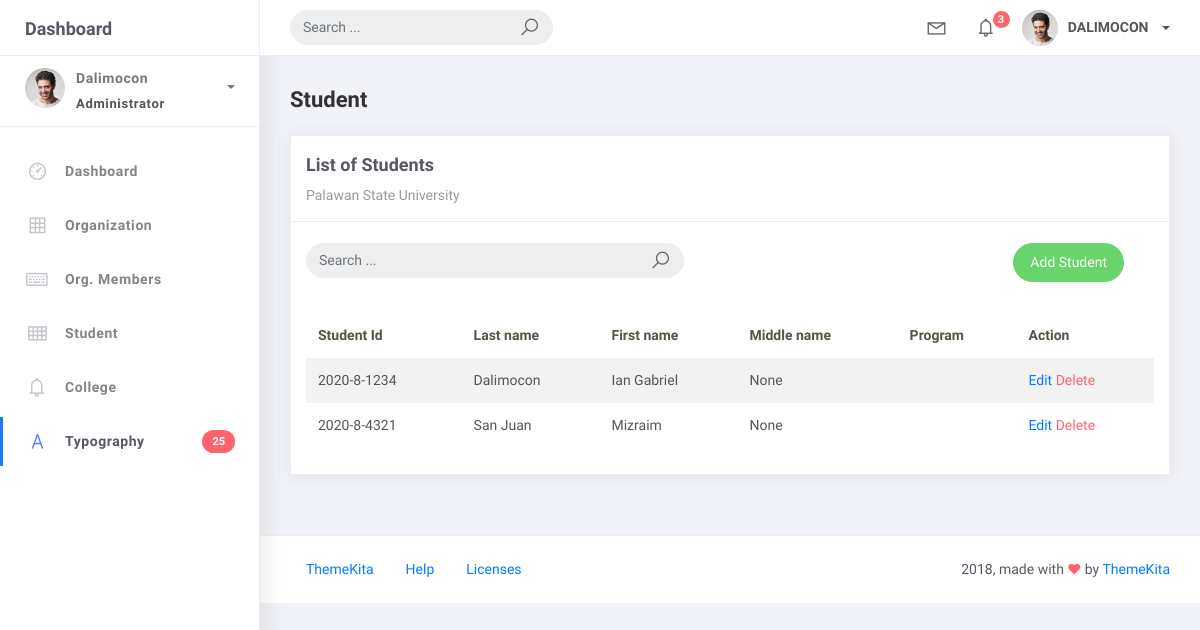
Page /student_list on the earlier database version.
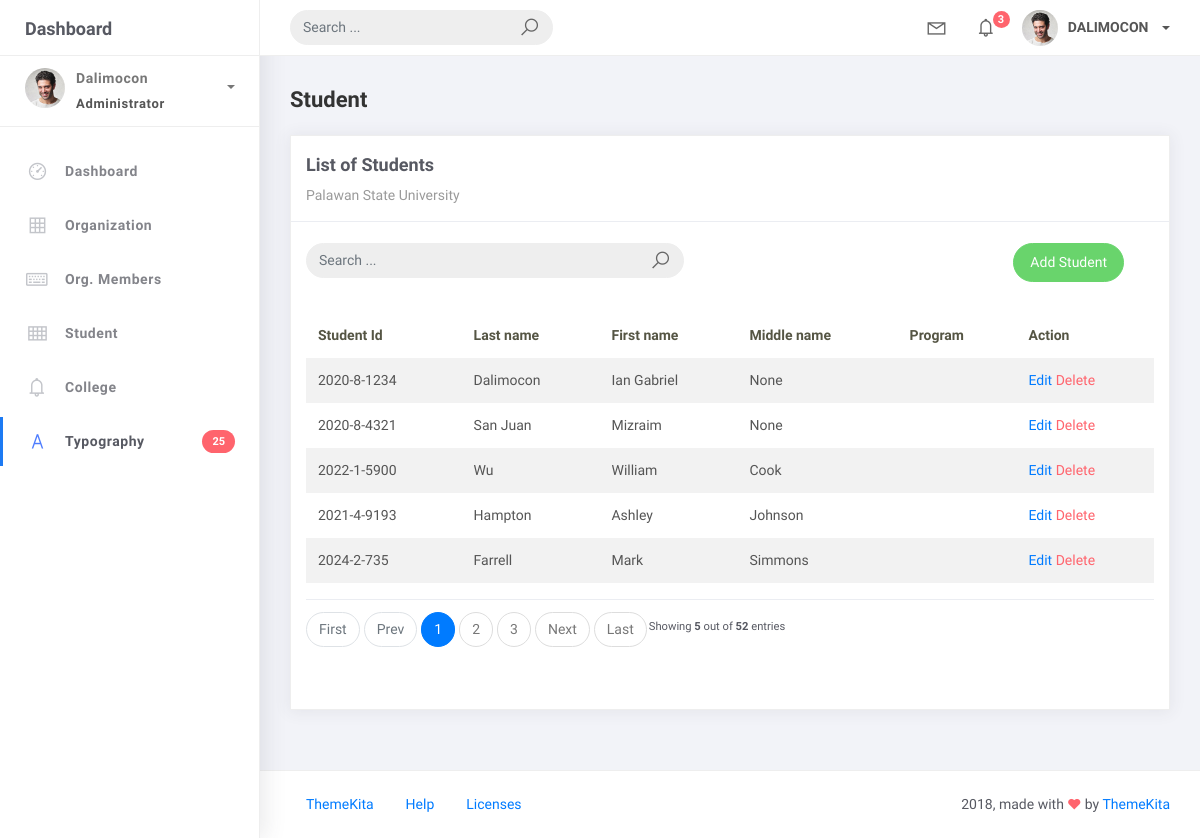
Same page on the later database version.
### studentorg/models.py (models this page shows, shortened)
class BaseModel(models.Model):
    created_at = models.DateTimeField(auto_now_add=True, db_index=True)
    updated_at = models.DateTimeField(auto_now=True)
    class Meta:
        abstract = True

class Student(BaseModel):
    student_id = models.CharField(max_length=15)
    lastname = models.CharField(max_length=25)
    firstname = models.CharField(max_length=25)
    middlename = models.CharField(max_length=25, blank=True, null=True)
    program= models.ForeignKey(Program, on_delete = models.CASCADE)

### studentorg/views.py (the view)
# urls.py: path('student_list', StudentList.as_view(), name='student-list'),
class StudentList(ListView):
    model = Student
    context_object_name = 'student'
    template_name  = 'student_list.html'
    paginate_by = 5
    def get_queryset(self, *args, **kwargs):
         qs = super(StudentList, self).get_queryset(*args, **kwargs)
         if self.request.GET.get("q") != None:
             query = self.request.GET.get('q')
             qs = qs = qs.filter(Q(student_id__icontains=query) |
                           Q(firstname__icontains=query) | Q(lastname__icontains=query) | Q(program__prog_name__icontains=query))
         return qs

### templates/student_list.html (shortened to what this page needs)
{% extends 'base.html' %} {% load static %} {% block content %}
<div class="content">
  <div class="container-fluid">
    <h4 class="page-title">Student</h4>
    <div class="row">
      <div class="col-md-12">
        <div class="card">
          <div class="card-header">
            <div class="card-title">List of Students</div>
            <div class="card-category">Palawan State University</div>
          </div>
          <br />
          <div class="col-md-12 row">
            <div class="col-md-6">
              <form class="navbar-left navbar-form nav-search mr-md-3" action="{% url 'student-list' %}">
                <div class="input-group">
                  <input type="text" placeholder="Search ..." class="form-control" name="q"/>
                  <div class="input-group-append">
                    <span class="input-group-text">
                      <i class="la la-search search-icon"></i>
                    </span>
                  </div>
                </div>
              </form>
            </div>
            <div class="col-md-6">
              <div class="pull-right">
                <a
                  href=""
                  class="btn btn-success btn-rounded"
                  >Add Student</a
                >
              </div>
            </div>
          </div>
          <div class="card-body">
            <table class="table table-striped mt-3">
              <thead>
                <tr>
                  <th scope="col">Student Id</th>
                  <th scope="col">Last name</th>
                  <th scope="col">First name</th>
                  <th scope="col">Middle name</th>
                  <th scope="col">Program</th>
                  <th scope="col">Action</th>
                </tr>
              </thead>
              <tbody>
                {% for object in object_list %}
                <tr>
                  <td>{{ object.student_id}}</td>
                  <td>{{ object.lastname }}</td>
                  <td>{{ object.firstname }}</td>
                  <td>{{ object.middlename }}</td>
                  <td>{{ object.college_name }}</td>
                  <td>
                    <a href="student_list/{{object.id}}">Edit</a>
                    <a
                      href="student_list/{{object.id}}/delete"
                      class="text-danger"
                      >Delete</a
                    >
                  </td>
                </tr>
                {% endfor %}
              </tbody>
            </table>
            {% include 'includes/pagination.html' %}
          </div>
        </div>
      </div>
    </div>
  </div>
</div>
{% endblock %}

### templates/base.html (shortened to what this page needs)
{% load static %}
<!DOCTYPE html>
<html>
<head>
	<link rel="stylesheet" href="{% static 'css/bootstrap.min.css' %}">
	<link rel="stylesheet" href="{% static 'css/ready.css' %}">
	<link rel="stylesheet" href="{% static 'css/demo.css' %}">
</head>
<body>
	<div class="wrapper">
		<div class="main-header">
			<div class="logo-header">
				<a href="index.html" class="logo">
					Dashboard
				</a>
			</div>
			<nav class="navbar navbar-header navbar-expand-lg">
				<div class="container-fluid">
					<form class="navbar-left navbar-form nav-search mr-md-3" action="{% url 'organization-list' %}">
						<div class="input-group">
							<input type="text" placeholder="Search ..." class="form-control" name="q">
							<div class="input-group-append">
								<span class="input-group-text">
									<i class="la la-search search-icon"></i>
								</span>
							</div>
						</div>
					</form>
					<ul class="navbar-nav topbar-nav ml-md-auto align-items-center">
						<li class="nav-item dropdown hidden-caret">
							<a class="nav-link dropdown-toggle" href="#" id="navbarDropdown" role="button" data-toggle="dropdown" aria-haspopup="true" aria-expanded="false">
								<i class="la la-envelope"></i>
							</a>
						</li>
						<li class="nav-item dropdown hidden-caret">
							<a class="nav-link dropdown-toggle" href="#" id="navbarDropdown" role="button" data-toggle="dropdown" aria-haspopup="true" aria-expanded="false">
								<i class="la la-bell"></i>
								<span class="notification">3</span>
							</a>
						</li>
						<li class="nav-item dropdown">
							<a class="dropdown-toggle profile-pic" data-toggle="dropdown" href="#" aria-expanded="false"> <img src="{% static 'img/profile.jpg' %}" alt="user-img" width="36" class="img-circle"><span >DALIMOCON</span></span> </a>
							</li>
						</ul>
					</div>
				</nav>
			</div>
			<div class="sidebar">
				<div class="scrollbar-inner sidebar-wrapper">
					<div class="user">
						<div class="photo">
							<img src="{% static 'img/profile.jpg' %}">
						</div>
						<div class="info">
							<a class="" data-toggle="collapse" href="#collapseExample" aria-expanded="true">
								<span>
									Dalimocon
									<span class="user-level">Administrator</span>
									<span class="caret"></span>
								</span>
							</a>
						</div>
					</div>
					<ul class="nav">
                        <li class="nav-item">
                            <a href="">
                                <i class="la la-dashboard"></i>
                                <p>Dashboard</p>
                            </a>
                        </li>
                        <li class="nav-item">
                            <a href="{% url 'organization-list' %}">
                                <i class="la la-table"></i>
                                <p>Organization</p>
                            </a>
                        </li>
                        <li class="nav-item">
                            <a href="org_list.html">
                                <i class="la la-keyboard-o"></i>
                                <p>Org. Members</p>
                            </a>
                        </li>
                        <li class="nav-item">
                            <a href="{% url 'student-list' %}">
                                <i class="la la-th"></i>
                                <p>Student</p>
                            </a>
                        </li>
                        <li class="nav-item">
                            <a href="{% url 'college-list' %}" >
                                <i class="la la-bell"></i>
                                <p>College</p>
                            </a>
                        </li>
                        <li class="nav-item active">
                            <a href="typography.html">
                                <i class="la la-font"></i>
                                <p>Typography</p>
                                <span class="badge badge-danger">25</span>
                            </a>
                        </li>
                    </ul>
				</div>
			</div>
			<div class="main-panel">
				{% block content %}
				{% endblock %}
				<footer class="footer">
					<div class="container-fluid">
						<nav class="pull-left">
							<ul class="nav">
								<li class="nav-item">
									<a class="nav-link" href="http://www.themekita.com">
										ThemeKita
									</a>
								</li>
								<li class="nav-item">
									<a class="nav-link" href="#">
										Help
									</a>
								</li>
								<li class="nav-item">
									<a class="nav-link" href="https://themewagon.com/license/#free-item">
										Licenses
									</a>
								</li>
							</ul>
						</nav>
						<div class="copyright ml-auto">
							2018, made with <i class="la la-heart heart text-danger"></i> by <a href="http://www.themekita.com">ThemeKita</a>
						</div>
					</div>
				</footer>
			</div>
		</div>
</body>
</html>

### templates/includes/pagination.html
{% if is_paginated %}
<div class="card-footer px-0 border-0 d-flex flex-column flex-lg-row align-item-center jastify-content-between mt-3">
    <nav aria-label="Topics pagination" class="mb-4">
        <ul class="pagination">
            {% if page_obj.number > 1 %}
            <li class="page-item">
                <a class="page-link" href="?page=1">First</a>
            </li>
            {% else %}
            <li class="page-item disabled">
                <span class="page-link">First</span>
            </li>
            {% endif %}
            {% if page_obj.has_previous %}
            <li class="page-item">
                <a class="page-link" href="?page={{ page_obj.previous_page_number }}">Prev</a>
            </li>
            {% else %}
            <li class="page-item disabled">
                <span class="page-link">Prev</span>
            </li>
            {% endif %}
            {% for page_num in paginator.page_range %}
            {% if page_obj.number == page_num %}
            <li class="page-item active">
                <span class="page-link">{{ page_num }} <span class="sr-only">(current)</span></span>
            </li>
            {% elif page_num > page_obj.number|add:'-3' and page_num < page_obj.number|add:'3' %}
            <li class="page-item">
                <a class="page-link" href="?page={{ page_num }}">{{ page_num }}</a>
            </li>
            {% endif %}
            {% endfor %}
            {% if page_obj.has_next %}
            <li class="page-item">
                <a class="page-link" href="?page={{ page_obj.next_page_number }}">Next</a>
            </li>
            {% else %}
            <li class="page-item disabled">
                <span class="page-link">Next</span>
            </li>
            {% endif %}
            {% if page_obj.number != paginator.num_pages %}
            <li class="page-item">
                <a class="page-link" href="?page={{ paginator.num_pages }}">Last</a>
            </li>
            {% else %}
            <li class="page-item disabled">
                <span class="page-link">Last</span>
            </li>
            {% endif %}
        </ul>
    </nav>
    <div class="fw-normal small mt-4 mt-lg-0">Showing <b>{{ object_list.count }}</b> out of <b>{{ paginator.count }}</b> entries</div>
</div>
{% endif %}

Differences in the rows shown:
added Student: student_id "2022-1-5900", lastname "Wu", firstname "William", middlename "Cook"
added Student: student_id "2021-4-9193", lastname "Hampton", firstname "Ashley", middlename "Johnson"
added Student: student_id "2024-2-735", lastname "Farrell", firstname "Mark", middlename "Simmons"
Other differences:
{{ object_list.count }}: (not shown) → "5"
{{ paginator.count }}: (not shown) → "52"
text now shown: "First Prev Next Last Showing out of entries"
new list line: "1"
new list line: "2"
new list line: "3"
